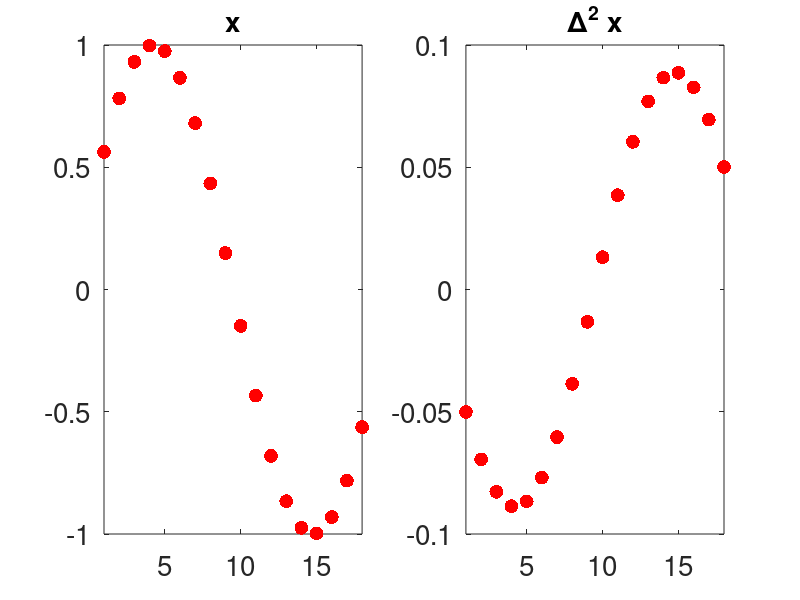

MATLAB code for this plot:
%% Class 7: 
% Alex Townsend, 3rd March 2015
%        ajt@mit.edu

%% Finding roots of polynomials: 
p = @(x) x.^5 - pi/10*x.^4-(pi^2/16+1)*x.^3 + (pi^3/160+pi/10)*x.^2 + pi^2*x/16-pi^3/160; 
%p = (x-pi/10).*(x-1).*(x-pi/4).*(x+pi/4).*(x+1);
x = linspace(-1.1,1.1); 
plot(x,p(x),'b-','linewidth',2), hold on, 
set(gca,'fontsize',16), title('Polynomial','fontsize',16)
shg

%% 
C = diag(ones(4,1),-1); 
C(:,end) = [pi^3/160 -pi^2/16 -(pi^3/160+pi/10) (pi^2/16+1) pi/10]';
r = eig( C ); 
plot( r, p(r), '.r','markersize',30)
shg

%% Global optimization 
dp = @(x) 5*x.^4 - 4*pi/10*x.^3-3*(pi^2/16+1)*x.^2 + 2*(pi^3/160+pi/10)*x + pi^2*x/16; 
C = diag(ones(3,1),-1); 
C(:,end) = [-pi^2/16 -2*(pi^3/160+pi/10) 3*(pi^2/16+1) 4*pi/10]'/5;

r = eig( C ); 
plot( r, p(r), '.g','markersize', 30)
shg

%% Gerschgorin's Theorem

% A = [1 2 ; 1 5];
% A = [1 -2 ; 1 -1];
A = [10 -2 0 1; .2 8 .2 .2; 1 1 2 1; -.2 -.1 0 -3]; 
ev = eig( A ); 
plot(ev+1i*eps, 'r.', 'markersize', 30), hold on,

for j = 1:size(A,1) 
    t = linspace(0, 2*pi);
    a = A(j,:); a(j) = []; 
    rowSum = sum( abs(a) ) + eps*1i;  
    plot( A(j,j) + rowSum * exp(1i*t),'k-','linewidth',2)
end
plot(ev+1i*eps, 'r.', 'markersize', 30), hold on,
axis equal, set(gca,'fontsize',16)


%% Kn times a vector: 
n = 20; h = 1/(n+1); 
Kn = toeplitz( [2 -1 zeros(1,n-2)] );

% x = ones(n, 1); 
%x = (1:n)'; 
% x = (1:n)'.^2
x = sin( 2*(1:n)'*pi*h );
subplot(1,2,1)
plot( x(2:end-1),'.r','markersize',30)
xlim([1 n-2]),set(gca,'fontsize',20)
title('x','fontsize',20)
subplot(1,2,2)
v = -Kn * x; 
plot( v(2:end-1),'.r','markersize',30) 
xlim([1 n-2]), set(gca,'fontsize',20)
title('\Delta^2 x', 'fontsize', 20) 